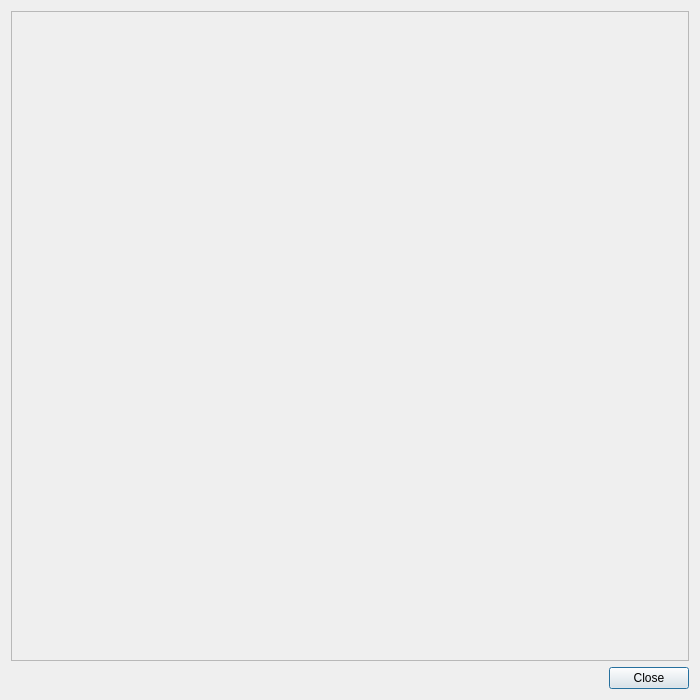
<?xml version="1.0" encoding="UTF-8"?>
<ui version="4.0">
 <class>CInterpolationLogDisplayDialog</class>
 <widget class="QDialog" name="CInterpolationLogDisplayDialog">
  <property name="geometry">
   <rect>
    <x>0</x>
    <y>0</y>
    <width>700</width>
    <height>700</height>
   </rect>
  </property>
  <property name="minimumSize">
   <size>
    <width>700</width>
    <height>700</height>
   </size>
  </property>
  <property name="windowTitle">
   <string>Interpolation log. display</string>
  </property>
  <layout class="QVBoxLayout" name="vl_InterpolationLogDisplay">
   <item>
    <widget class="swift::gui::components::CInterpolationLogDisplay" name="comp_InterpolationLogDisplay">
     <property name="frameShape">
      <enum>QFrame::StyledPanel</enum>
     </property>
     <property name="frameShadow">
      <enum>QFrame::Raised</enum>
     </property>
    </widget>
   </item>
   <item>
    <widget class="QDialogButtonBox" name="bb_InterpolationLogDisplay">
     <property name="orientation">
      <enum>Qt::Horizontal</enum>
     </property>
     <property name="standardButtons">
      <set>QDialogButtonBox::Close</set>
     </property>
    </widget>
   </item>
  </layout>
 </widget>
 <customwidgets>
  <customwidget>
   <class>swift::gui::components::CInterpolationLogDisplay</class>
   <extends>QFrame</extends>
   <header>gui/components/interpolationlogdisplay.h</header>
   <container>1</container>
  </customwidget>
 </customwidgets>
 <resources/>
 <connections>
  <connection>
   <sender>bb_InterpolationLogDisplay</sender>
   <signal>accepted()</signal>
   <receiver>CInterpolationLogDisplayDialog</receiver>
   <slot>accept()</slot>
   <hints>
    <hint type="sourcelabel">
     <x>248</x>
     <y>254</y>
    </hint>
    <hint type="destinationlabel">
     <x>157</x>
     <y>274</y>
    </hint>
   </hints>
  </connection>
  <connection>
   <sender>bb_InterpolationLogDisplay</sender>
   <signal>rejected()</signal>
   <receiver>CInterpolationLogDisplayDialog</receiver>
   <slot>reject()</slot>
   <hints>
    <hint type="sourcelabel">
     <x>316</x>
     <y>260</y>
    </hint>
    <hint type="destinationlabel">
     <x>286</x>
     <y>274</y>
    </hint>
   </hints>
  </connection>
 </connections>
</ui>
